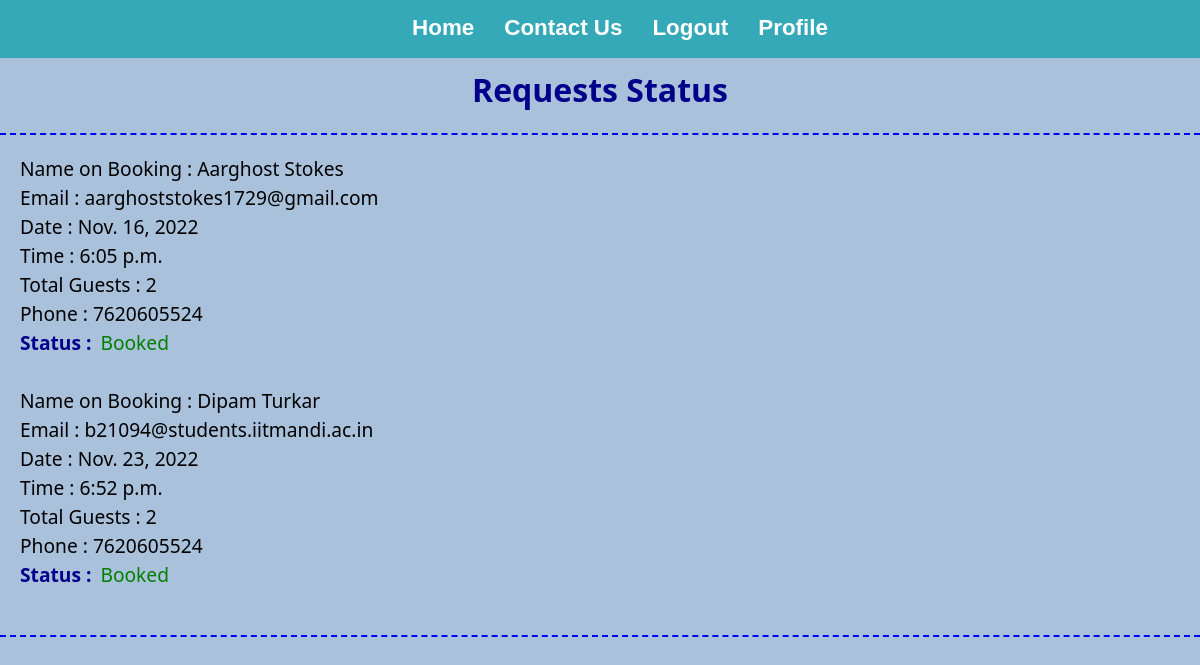
The page /profile/7 (signed in) on the database its author committed.
### base/models.py (models this page shows, shortened)
class TableBooking(models.Model):
    name = models.CharField(max_length=200, null=True)
    email = models.EmailField(null=True, blank=True)
    numGuests = models.IntegerField(null=True, blank=True)
    phone = models.IntegerField(null=True, blank=True)
    time = models.TimeField(null=True, blank=True)
    date = models.DateField(null=True, blank=True)
    message = models.TextField(blank=True, null=True)
    rest_id = models.IntegerField(null=True, blank=True)
    cust_id = models.IntegerField(null=True, blank=True)
    status = models.BooleanField(default=False, null=True, blank=True)
    created = models.DateTimeField(auto_now_add=True, null=True, blank=True)

### base/views.py (the view)
# urls.py: path('profile/<str:pk>', views.profile, name='profile'),
@login_required(login_url='login')
def profile(request, pk):
    requests = TableBooking.objects.filter(cust_id=pk)
    context = {'requests': requests}
    return render(request, 'base/profile.html', context)

### base/templates/base/profile.html (shortened to what this page needs)
<!DOCTYPE html>
{% load static %}
<html lang="en">
    <head>
        <link rel="stylesheet" href="{% static 'user.css' %}" />
    </head>
    <body>
        <div class="navbar" id="navbar">
            <ul>
                <li><a href="{% url 'home' %}"> Home</a></li>
                <li><a href="{% url 'home' %}#main3"> Contact Us</a></li>
                {% if request.user.is_authenticated %}
                <li><a href="{% url 'logout' %}"> Logout </a></li>
                <li>
                    <a href="{% url 'profile' request.user.id %}"> Profile </a>
                </li>
                {% else%}
                <li><a href="{% url 'loginPage' %}"> Login/Sign Up </a></li>
                {% endif %}
            </ul>
        </div>
        <div class="container">
            <div>
                <h1>Requests Status</h1>
            </div>
            <br />
            <div id="info">
                {% for reservation in requests %}
                <div>
                    <p>Name on Booking : {{reservation.name}}</p>
                    <p>Email : {{reservation.email}}</p>
                    <p>Date : {{reservation.date}}</p>
                    <p>Time : {{reservation.time}}</p>
                    <p>Total Guests : {{reservation.numGuests}}</p>
                    <p>Phone : {{reservation.phone}}</p>
                    {% if reservation.status == True %}
                    <p style="display: inline; font-weight:bold;color:darkblue;">Status : <p style="display: inline; color:green;">Booked</p> </p>
                    {% else %}
                    <p style="display: inline; font-weight:bold;color:darkblue;">Status : <p style="display: inline; color:rgb(168, 12, 12);">Pending</p> </p>
                    {% endif %}
                    <br />
                </div>
                {% endfor %}
            </div>
        </div>
    </body>
</html>

### static/user.css (style rules this page uses)
* { margin: 0px; }
#navbar { font-family: 'Acme', sans-serif; font-weight: lighter; display: flex; align-items: center; position: sticky; top: 0px; z-index: 1000; }
a:link { text-decoration: none; }
.navbar ul { display: flex; list-style: none; text-decoration: none; margin: 10px; margin: auto; }
#navbar::before { content: ""; background-color: rgb(54, 169, 184); position: absolute; height: 60px; width: 100%; z-index: -1; }
.navbar ul li { list-style: none; text-decoration: none; margin: 10px; padding: 5px; font-family: 'Ubuntu', sans-serif; font-weight: bold; font-size: 1.4rem; }
.navbar ul li a { color: white; text-decoration: none; }

### base/templates/base/profile.html (style rules this page uses)
body { background: rgb(170, 193, 220); }
.container { font-family: "Segoe UI", Tahoma, Geneva, Verdana, sans-serif; }
.container h1 { color: darkblue; text-align: center; padding-top: 1%; }
#info { font-size: 1.2rem; padding: 1.5%; border-bottom: 2px dashed blue; border-top: 2px dashed blue; }
#info p { margin:2px; }

### rows shown on the page
TableBooking: name "Aarghost Stokes", email "aarghoststokes1729@gmail.com", date "Nov. 16, 2022", time "6:05 p.m.", numGuests "2", phone "7620605524", shows "Status :", status "Booked"
TableBooking: name "Dipam Turkar", email "b21094@students.iitmandi.ac.in", date "Nov. 23, 2022", time "6:52 p.m.", numGuests "2", phone "7620605524", shows "Status :", status "Booked"
